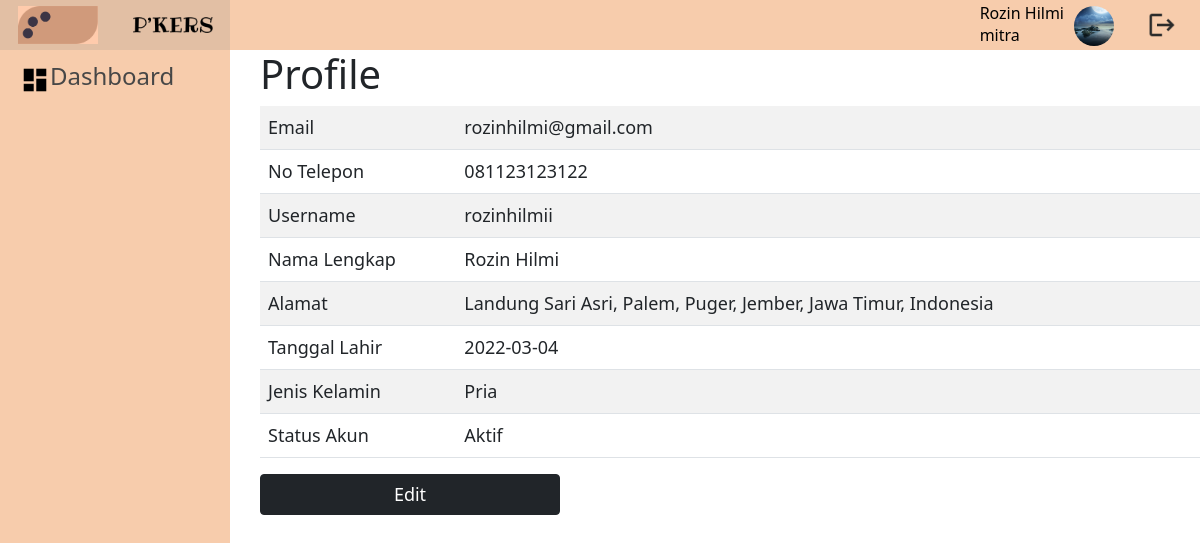
/public/About (signed in), run on the app's committed database.
### tables this page shows
CREATE TABLE `akun_mitra` (
  `email` varchar(250) NOT NULL,
  `no_telepon` varchar(12) NOT NULL,
  `username` varchar(250) NOT NULL,
  `nama_lengkap` varchar(250) NOT NULL,
  `alamat` varchar(250) NOT NULL,
  `desa_id` int(11) NOT NULL,
  `kecamatan_id` int(11) NOT NULL,
  `kabupaten_id` int(11) NOT NULL,
  `provinsi_id` int(11) NOT NULL,
  `negara_id` int(11) NOT NULL,
  `tanggal_lahir` date NOT NULL,
  `jenis_kelamin_id` int(11) NOT NULL,
  `password` varchar(500) NOT NULL,
  `status_akun_id` int(11) NOT NULL,
  `profil` varchar(1000) NOT NULL
);

CREATE TABLE `desa` (
  `id` int(11) NOT NULL,
  `nama_desa` varchar(255) NOT NULL
);

CREATE TABLE `kecamatan` (
  `id` int(11) NOT NULL,
  `nama_kecamatan` varchar(255) NOT NULL
);

CREATE TABLE `kabupaten` (
  `id` int(11) NOT NULL,
  `nama_kabupaten` varchar(255) NOT NULL
);

CREATE TABLE `provinsi` (
  `id` int(11) NOT NULL,
  `nama_provinsi` varchar(255) NOT NULL
);

CREATE TABLE `negara` (
  `id` int(11) NOT NULL,
  `nama_negara` varchar(255) NOT NULL
);

### app/core/Controller.php (called while the page is built, shortened)
<?php
class Controller{
  public function view($view,$data=[]){
    require_once "../app/views/$view.php";
  }
  public function model($model){
    return new $model;
  }
}
?>

### app/controllers/About.php (called while the page is built, shortened)
<?php
class About extends Controller{
  public function index(){
    $controller_name = $_SESSION['controller_name'];
    $method_name = $_SESSION['method_name'];
    $data = [
      "controller_name"=>$controller_name,
      "method_name"=> $method_name,
      "user_data"=>$this->model("User_model")->get_data_user($_SESSION['login']['email'])
    ];
    $this->view("header",$data['controller_name']);
    $this->view("$controller_name/$method_name",$data);
    $this->view("footer");
  }
}
?>

### app/core/App.php (called while the page is built, shortened)
<?php
class App{
  protected $method = "index";
  protected $params = [];
  public function __construct()
  {
    $this->controller = new $this->controller;
    call_user_func_array([$this->controller, $this->method],$this->params);
  }
}
?>

### public/index.php (called while the page is built, shortened)
<?php
$app = new App;
?>

### app/core/Database.php (called while the page is built, shortened)
<?php
class Database{
  private $host = DB_HOST;
  private $user = DB_USER;
  private $password = DB_PASSWORD;
  private $name = DB_NAME;
  private $db_handler;
  private $query_statement;
  public function __construct()
  {
    $db_source_name = "mysql:host=".$this->host.";dbname=".$this->name;
    $option = [
      PDO::ATTR_PERSISTENT => true,
      PDO::ATTR_ERRMODE => PDO::ERRMODE_EXCEPTION
    ];
    try {
      $this->db_handler = new PDO($db_source_name,$this->user,$this->password,$option);
    } catch (PDOException $e) {
      die($e->getMessage());
    }
  }
  public function query($query){
    $this->query_statement = $this->db_handler->prepare($query);
  }
  public function bind($param,$value,$type=null){
    if(is_null($type)){
      switch(true){
        default : $type = PDO::PARAM_STR;
      }
    }
    $this->query_statement->bindValue($param,$value,$type);
  }
  public function execute(){
    $this->query_statement->execute();
  }
  public function single(){
    $this->execute();
    return $this->query_statement->fetch(PDO::FETCH_ASSOC);
  }
}
?>

### app/models/User_model.php (called while the page is built, shortened)
<?php
class User_model{
  private $table = "akun_mitra";
  private $db;
  public function __construct()
  {
    $this->db = new Database;
  }
  public function get_data_user($email){
    try {
      $query = "SELECT * FROM $this->table WHERE email = :email";
      $this->db->query($query);
      $this->db->bind('email',$email);
      return $this->db->single();
    } catch (\Throwable $th) {
      return "Error";
    }
  }
  public function login($email, $password){
    $query = "SELECT * FROM $this->table WHERE email = :email && password = :password && status_akun_id = 1";
    $this->db->query($query);
    $this->db->bind('email',$email);
    $this->db->bind('password',$password);
    return $this->db->single();
  }
  public function get_spesifik_alamat($id_desa,$id_kecamatan,$id_kabupaten,$id_provinsi,$id_negara){
    $output = "";
    $query = "SELECT * FROM desa WHERE id = :id";
    $this->db->query($query);
    $this->db->bind('id',$id_desa);
    $output .= ",".$this->db->single()['nama_desa'];
    $query = "SELECT * FROM kecamatan WHERE id = :id";
    $this->db->query($query);
    $this->db->bind('id',$id_kecamatan);
    $output .= ", ".$this->db->single()['nama_kecamatan'];
    $query = "SELECT * FROM kabupaten WHERE id = :id";
    $this->db->query($query);
    $this->db->bind('id',$id_kabupaten);
    $output .= ", ".$this->db->single()['nama_kabupaten'];
    $query = "SELECT * FROM provinsi WHERE id = :id";
    $this->db->query($query);
    $this->db->bind('id',$id_provinsi);
    $output .= ", ".$this->db->single()['nama_provinsi'];
    $query = "SELECT * FROM negara WHERE id = :id";
    $this->db->query($query);
    $this->db->bind('id',$id_negara);
    $output .= ", ".$this->db->single()['nama_negara'];
    $output = substr_replace($output, '', 0, 1);
    return $output;
  }
}
?>

### app/views/About/index.php (the view, shortened to what this page needs)
<?php $this->view("Navbar",[]); ?>
<div class="main" style="padding-left: 30px;">
  <form action="" method="POST">
    <h1>Profile</h1>
    <table class="table table-striped table-hover">
        <tr>
          <td>Email</td>
          <td><?= $data['user_data']['email'] ?></td>
        </tr>
        <tr>
          <td>No Telepon</td>
          <td><?= $data['user_data']['no_telepon'] ?></td>
        </tr>
        <tr>
          <td>Username</td>
          <td><?= $data['user_data']['username'] ?></td>
        </tr>
        <tr>
          <td>Nama Lengkap</td>
          <td><?= $data['user_data']['nama_lengkap'] ?></td>
        </tr>
        <tr>
          <td>Alamat</td>
          <td><?= $data['user_data']['alamat'] ?>, <?=
            $this->model("User_model")->get_spesifik_alamat(
              $data['user_data']['desa_id'],$data['user_data']['kecamatan_id'], $data['user_data']['kabupaten_id'],$data['user_data']['provinsi_id'],$data['user_data']['negara_id']);
          ?></td>
        </tr>
        <tr>
          <td>Tanggal Lahir</td>
          <td><?= $data['user_data']['tanggal_lahir'] ?></td>
        </tr>
        <tr>
          <td>Jenis Kelamin</td>
          <td><?php
                if($data['user_data']['jenis_kelamin_id'] == 1){echo 'Pria';}else{echo 'Wanita';}
              ?>
          </td>
        </tr>
        <tr>
          <td>Status Akun</td>
          <td><?php if($data['user_data']['status_akun_id'] == 1){echo "Aktif";}else{echo "Tidak Aktif";}   ?></td>
        </tr>
      </table>
    <a href="<?= BASE_URL ?>/About/edit/" class="btn btn-dark" style="width: 300px;">Edit</a>
  </form>
</div>

### app/views/header.php (shortened to what this page needs)
<!DOCTYPE html>
<html lang="en">
<head>
  <link rel="stylesheet" href="<?= BASE_URL ?>/style/bootstrap.min.css">
  <link rel="stylesheet" href="<?= BASE_URL ?>/style/css/Navbar.css?<?php echo time(); ?>">
  <?php
  if(file_exists("style/css/$data.css")){ ?>
    <link rel="stylesheet" href="<?= BASE_URL ?>/style/css/<?= $data ?>.css?<?php echo time(); ?>">
  <?php
  }
  ?>

### app/views/Navbar.php (shortened to what this page needs)
<?php
$photo = $this->model("User_model")->get_data_user($_SESSION['login']['email'])['profil'];
?>
<div class="side-bar">
  <div class="logo">
    <img src="<?= BASE_URL ?>/icon/logo.png" alt="" style="width: 80px;margin:auto">
    <img src="<?= BASE_URL ?>/icon/brand.png" alt="" style="width: 80px;margin:auto">
  </div>
  <a href="<?= BASE_URL ?>/Home">
    <img src="<?= BASE_URL ?>/icon/Dashboard.png" alt="">
    <h4>Dashboard</h4>
  </a>
  <br>
</div>
<div id="nav">
  <div style="display: flex;justify-content:center;align-items: flex-end;">
    <a href="<?= BASE_URL ?>/About" style="text-decoration:none;color:black;cursor:pointer;display:flex;justify-content:center;align-items: center;">
      <div style="display:flex;flex-direction:column;justify-content:space-between;margin-right:10px">
        <h6 style="margin-top: auto;margin-bottom: auto"><?= $this->model("User_model")->get_data_user($_SESSION['login']['email'])['nama_lengkap'] ?></h6>
        <p style="margin-top: auto;margin-bottom: auto">mitra</p>
      </div>
      <?php
      if($photo == ""){ ?>
        <img style="border-radius: 50%;width:40px;height:40px;object-fit: cover;" src="<?= BASE_URL ?>/icon/akun.png" alt="">
      <?php
      }else{ ?>
        <img style="border-radius: 50%;width:40px;height:40px;object-fit: cover;" src="<?= BASE_URL ?>/img/<?= $photo ?>" alt="">
      <?php
      }
      ?>
    </a>
    <form action="" method="POST">
      <button type="submit" name="tombol_logout" class="btn"><img src="<?= BASE_URL ?>/icon/logout.png" style="width: 30px;margin-left:20px" alt=""></button>
    </form>
  </div>
</div id="nav">

### app/views/footer.php (shortened to what this page needs)
</body>
</html>

### public/style/css/Navbar.css (style rules this page uses)
table tr td { font-size: 18px; }
.btn { font-size: 18px; }
#nav { height: 50px; position: fixed; width: 100%; right: 0; margin-left: 230px; z-index: 10; padding: 10px; display: flex; align-items: center; justify-content: space-between; background-color: #F7CCAC; }
#nav img { width: 40px; }
.side-bar { width: 230px; height: 100vh; background-color: #F7CCAC; z-index: 11; display: flex; flex-direction: column; position: fixed; animation-duration: 2s; }
.side-bar .logo { width: 100%; height: 50px; display: flex; justify-content: center; }
.side-bar a { font-size: 20px; text-decoration: none; color: rgb(71, 71, 71); width: 100%; height: 60px; display: flex; padding-left: 20px; align-items: center; }
.side-bar a img { width: 30px; }
.main { margin-left: 230px; width: 100vmax - 240px; padding-top: 50px; background-color: white; }

### data on the page
akun_mitra: nama_lengkap "Rozin Hilmi", profil (picture), email "rozinhilmi@gmail.com", no_telepon "081123123122", username "rozinhilmii", alamat "Landung Sari Asri", desa+kecamatan+kabupaten "Palem, Puger, Jember, Jawa Timur, Indonesia", tanggal_lahir "2022-03-04"
